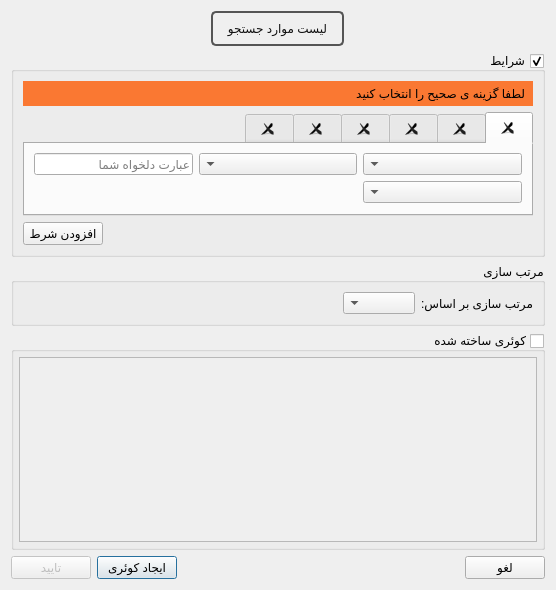
<?xml version="1.0" encoding="UTF-8"?>
<ui version="4.0">
 <class>AdvancedSearchDialog</class>
 <widget class="QDialog" name="AdvancedSearchDialog">
  <property name="windowModality">
   <enum>Qt::ApplicationModal</enum>
  </property>
  <property name="geometry">
   <rect>
    <x>0</x>
    <y>0</y>
    <width>556</width>
    <height>590</height>
   </rect>
  </property>
  <property name="windowTitle">
   <string>جستجوی پیشرفته</string>
  </property>
  <property name="layoutDirection">
   <enum>Qt::RightToLeft</enum>
  </property>
  <layout class="QGridLayout" name="gridLayout_8">
   <property name="sizeConstraint">
    <enum>QLayout::SetMinAndMaxSize</enum>
   </property>
   <item row="2" column="0">
    <widget class="QGroupBox" name="groupBox">
     <property name="title">
      <string> مرتب سازی </string>
     </property>
     <layout class="QGridLayout" name="gridLayout_9">
      <property name="sizeConstraint">
       <enum>QLayout::SetMaximumSize</enum>
      </property>
      <item row="0" column="0">
       <layout class="QHBoxLayout" name="horizontalLayout_2">
        <item>
         <widget class="QLabel" name="label_3">
          <property name="sizePolicy">
           <sizepolicy hsizetype="Fixed" vsizetype="Preferred">
            <horstretch>0</horstretch>
            <verstretch>0</verstretch>
           </sizepolicy>
          </property>
          <property name="text">
           <string>مرتب سازی بر اساس:</string>
          </property>
         </widget>
        </item>
        <item>
         <widget class="QComboBox" name="cmbOrderBy">
          <property name="duplicatesEnabled">
           <bool>true</bool>
          </property>
         </widget>
        </item>
        <item>
         <spacer name="horizontalSpacer_2">
          <property name="orientation">
           <enum>Qt::Horizontal</enum>
          </property>
          <property name="sizeHint" stdset="0">
           <size>
            <width>40</width>
            <height>20</height>
           </size>
          </property>
         </spacer>
        </item>
       </layout>
      </item>
     </layout>
    </widget>
   </item>
   <item row="4" column="0">
    <widget class="QGroupBox" name="groupBoxQuery">
     <property name="title">
      <string> کوئری ساخته شده </string>
     </property>
     <property name="checkable">
      <bool>true</bool>
     </property>
     <property name="checked">
      <bool>false</bool>
     </property>
     <layout class="QGridLayout" name="gridLayout_3">
      <property name="leftMargin">
       <number>5</number>
      </property>
      <property name="topMargin">
       <number>5</number>
      </property>
      <property name="rightMargin">
       <number>5</number>
      </property>
      <property name="bottomMargin">
       <number>5</number>
      </property>
      <item row="0" column="0">
       <widget class="QPlainTextEdit" name="plainTextEdit">
        <property name="plainText">
         <string notr="true"/>
        </property>
       </widget>
      </item>
     </layout>
    </widget>
   </item>
   <item row="1" column="0">
    <widget class="QGroupBox" name="groupBoxCond">
     <property name="title">
      <string> شرایط </string>
     </property>
     <property name="checkable">
      <bool>true</bool>
     </property>
     <layout class="QVBoxLayout" name="verticalLayout_2">
      <property name="sizeConstraint">
       <enum>QLayout::SetMaximumSize</enum>
      </property>
      <item>
       <widget class="QLabel" name="lblWarning">
        <property name="styleSheet">
         <string notr="true">background-color: rgb(250, 120, 50);
padding: 5px;
</string>
        </property>
        <property name="text">
         <string>لطفا گزینه ی صحیح را انتخاب کنید</string>
        </property>
       </widget>
      </item>
      <item>
       <widget class="QTabWidget" name="tabWidgetConditions">
        <property name="sizePolicy">
         <sizepolicy hsizetype="Preferred" vsizetype="Fixed">
          <horstretch>0</horstretch>
          <verstretch>0</verstretch>
         </sizepolicy>
        </property>
        <property name="tabShape">
         <enum>QTabWidget::Rounded</enum>
        </property>
        <property name="currentIndex">
         <number>0</number>
        </property>
        <property name="tabsClosable">
         <bool>true</bool>
        </property>
        <property name="movable">
         <bool>true</bool>
        </property>
        <widget class="QWidget" name="tab1">
         <attribute name="title">
          <string/>
         </attribute>
         <layout class="QGridLayout" name="gridLayout_7">
          <item row="0" column="0">
           <widget class="QComboBox" name="cmbRightOperand1">
            <property name="currentIndex">
             <number>-1</number>
            </property>
           </widget>
          </item>
          <item row="0" column="1">
           <widget class="QComboBox" name="cmbOperator1">
            <property name="minimumSize">
             <size>
              <width>74</width>
              <height>22</height>
             </size>
            </property>
           </widget>
          </item>
          <item row="0" column="2">
           <widget class="QLineEdit" name="ledLeftOperand1">
            <property name="sizePolicy">
             <sizepolicy hsizetype="Preferred" vsizetype="Fixed">
              <horstretch>0</horstretch>
              <verstretch>0</verstretch>
             </sizepolicy>
            </property>
            <property name="text">
             <string/>
            </property>
            <property name="placeholderText">
             <string>عبارت دلخواه شما</string>
            </property>
           </widget>
          </item>
          <item row="1" column="0">
           <widget class="QComboBox" name="cmbLogicCond1"/>
          </item>
         </layout>
        </widget>
        <widget class="QWidget" name="tab2">
         <attribute name="title">
          <string/>
         </attribute>
         <layout class="QGridLayout" name="gridLayout_2">
          <item row="0" column="0">
           <widget class="QComboBox" name="cmbRightOperand2">
            <property name="currentIndex">
             <number>-1</number>
            </property>
           </widget>
          </item>
          <item row="0" column="1">
           <widget class="QComboBox" name="cmbOperator2">
            <property name="minimumSize">
             <size>
              <width>74</width>
              <height>22</height>
             </size>
            </property>
           </widget>
          </item>
          <item row="0" column="2">
           <widget class="QLineEdit" name="ledLeftOperand2">
            <property name="sizePolicy">
             <sizepolicy hsizetype="Preferred" vsizetype="Fixed">
              <horstretch>0</horstretch>
              <verstretch>0</verstretch>
             </sizepolicy>
            </property>
            <property name="text">
             <string/>
            </property>
            <property name="placeholderText">
             <string>عبارت دلخواه شما</string>
            </property>
           </widget>
          </item>
          <item row="1" column="0">
           <widget class="QComboBox" name="cmbLogicCond2"/>
          </item>
         </layout>
        </widget>
        <widget class="QWidget" name="tab3">
         <attribute name="title">
          <string/>
         </attribute>
         <layout class="QGridLayout" name="gridLayout_6">
          <item row="0" column="0">
           <widget class="QComboBox" name="cmbRightOperand3">
            <property name="currentIndex">
             <number>-1</number>
            </property>
           </widget>
          </item>
          <item row="0" column="1">
           <widget class="QComboBox" name="cmbOperator3">
            <property name="minimumSize">
             <size>
              <width>74</width>
              <height>22</height>
             </size>
            </property>
           </widget>
          </item>
          <item row="0" column="2">
           <widget class="QLineEdit" name="ledLeftOperand3">
            <property name="sizePolicy">
             <sizepolicy hsizetype="Preferred" vsizetype="Fixed">
              <horstretch>0</horstretch>
              <verstretch>0</verstretch>
             </sizepolicy>
            </property>
            <property name="text">
             <string/>
            </property>
            <property name="placeholderText">
             <string>عبارت دلخواه شما</string>
            </property>
           </widget>
          </item>
          <item row="1" column="0">
           <widget class="QComboBox" name="cmbLogicCond3"/>
          </item>
         </layout>
        </widget>
        <widget class="QWidget" name="tab4">
         <attribute name="title">
          <string/>
         </attribute>
         <layout class="QGridLayout" name="gridLayout_5">
          <item row="0" column="0">
           <widget class="QComboBox" name="cmbRightOperand4">
            <property name="currentIndex">
             <number>-1</number>
            </property>
           </widget>
          </item>
          <item row="0" column="1">
           <widget class="QComboBox" name="cmbOperator4">
            <property name="minimumSize">
             <size>
              <width>74</width>
              <height>22</height>
             </size>
            </property>
           </widget>
          </item>
          <item row="0" column="2">
           <widget class="QLineEdit" name="ledLeftOperand4">
            <property name="sizePolicy">
             <sizepolicy hsizetype="Preferred" vsizetype="Fixed">
              <horstretch>0</horstretch>
              <verstretch>0</verstretch>
             </sizepolicy>
            </property>
            <property name="text">
             <string/>
            </property>
            <property name="placeholderText">
             <string>عبارت دلخواه شما</string>
            </property>
           </widget>
          </item>
          <item row="1" column="0">
           <widget class="QComboBox" name="cmbLogicCond4"/>
          </item>
         </layout>
        </widget>
        <widget class="QWidget" name="tab5">
         <attribute name="title">
          <string/>
         </attribute>
         <layout class="QGridLayout" name="gridLayout_4">
          <item row="0" column="0">
           <widget class="QComboBox" name="cmbRightOperand5">
            <property name="currentIndex">
             <number>-1</number>
            </property>
           </widget>
          </item>
          <item row="0" column="1">
           <widget class="QComboBox" name="cmbOperator5">
            <property name="minimumSize">
             <size>
              <width>74</width>
              <height>22</height>
             </size>
            </property>
           </widget>
          </item>
          <item row="0" column="2">
           <widget class="QLineEdit" name="ledLeftOperand5">
            <property name="sizePolicy">
             <sizepolicy hsizetype="Preferred" vsizetype="Fixed">
              <horstretch>0</horstretch>
              <verstretch>0</verstretch>
             </sizepolicy>
            </property>
            <property name="text">
             <string/>
            </property>
            <property name="placeholderText">
             <string>عبارت دلخواه شما</string>
            </property>
           </widget>
          </item>
          <item row="1" column="0">
           <widget class="QComboBox" name="cmbLogicCond5"/>
          </item>
         </layout>
        </widget>
        <widget class="QWidget" name="tab6">
         <attribute name="title">
          <string/>
         </attribute>
         <layout class="QGridLayout" name="gridLayout">
          <item row="0" column="0">
           <widget class="QComboBox" name="cmbRightOperand6">
            <property name="currentIndex">
             <number>-1</number>
            </property>
           </widget>
          </item>
          <item row="0" column="1">
           <widget class="QComboBox" name="cmbOperator6">
            <property name="minimumSize">
             <size>
              <width>74</width>
              <height>22</height>
             </size>
            </property>
           </widget>
          </item>
          <item row="0" column="2">
           <widget class="QLineEdit" name="ledLeftOperand6">
            <property name="sizePolicy">
             <sizepolicy hsizetype="Preferred" vsizetype="Fixed">
              <horstretch>0</horstretch>
              <verstretch>0</verstretch>
             </sizepolicy>
            </property>
            <property name="text">
             <string/>
            </property>
            <property name="placeholderText">
             <string>عبارت دلخواه شما</string>
            </property>
           </widget>
          </item>
          <item row="1" column="0">
           <widget class="QComboBox" name="cmbLogicCond6"/>
          </item>
         </layout>
        </widget>
       </widget>
      </item>
      <item>
       <layout class="QHBoxLayout" name="horizontalLayout_4">
        <item>
         <spacer name="horizontalSpacer_4">
          <property name="orientation">
           <enum>Qt::Horizontal</enum>
          </property>
          <property name="sizeHint" stdset="0">
           <size>
            <width>208</width>
            <height>20</height>
           </size>
          </property>
         </spacer>
        </item>
        <item>
         <widget class="QPushButton" name="btnAddCond">
          <property name="text">
           <string>افزودن شرط</string>
          </property>
         </widget>
        </item>
       </layout>
      </item>
     </layout>
    </widget>
   </item>
   <item row="5" column="0">
    <layout class="QHBoxLayout" name="horizontalLayout">
     <item>
      <widget class="QPushButton" name="btnCancel">
       <property name="sizePolicy">
        <sizepolicy hsizetype="Preferred" vsizetype="Fixed">
         <horstretch>0</horstretch>
         <verstretch>0</verstretch>
        </sizepolicy>
       </property>
       <property name="text">
        <string>لغو</string>
       </property>
      </widget>
     </item>
     <item>
      <spacer name="horizontalSpacer">
       <property name="orientation">
        <enum>Qt::Horizontal</enum>
       </property>
       <property name="sizeHint" stdset="0">
        <size>
         <width>40</width>
         <height>20</height>
        </size>
       </property>
      </spacer>
     </item>
     <item>
      <widget class="QPushButton" name="btnCreateQuery">
       <property name="text">
        <string>ایجاد کوئری</string>
       </property>
       <property name="default">
        <bool>true</bool>
       </property>
      </widget>
     </item>
     <item>
      <widget class="QPushButton" name="btnOk">
       <property name="enabled">
        <bool>false</bool>
       </property>
       <property name="text">
        <string>تایید</string>
       </property>
      </widget>
     </item>
    </layout>
   </item>
   <item row="0" column="0">
    <layout class="QHBoxLayout" name="horizontalLayout_3">
     <item>
      <spacer name="horizontalSpacer_5">
       <property name="orientation">
        <enum>Qt::Horizontal</enum>
       </property>
       <property name="sizeHint" stdset="0">
        <size>
         <width>40</width>
         <height>20</height>
        </size>
       </property>
      </spacer>
     </item>
     <item>
      <widget class="QPushButton" name="btnFieldChoise">
       <property name="whatsThis">
        <string>&lt;html&gt;&lt;head/&gt;&lt;body&gt;&lt;p&gt;از این لیست میتوانید موارد مورد جستجو را انتخاب کنید.&lt;/p&gt;&lt;/body&gt;&lt;/html&gt;</string>
       </property>
       <property name="styleSheet">
        <string notr="true">QPushButton{
color: #111;
border: 2px solid #555;
border-radius: 5px;
padding: 5px;

background: qradialgradient(cx: 0.4, cy: -0.1,
fx: 0.4, fy: -0.1,
radius: 1.35, stop: 0 #fff, stop: 1 #ddd);


min-width: 60px;
padding: 8px;
}

QPushButton:hover {
background: qradialgradient(cx: 0.3, cy: -0.4,
fx: 0.3, fy: -0.4,
radius: 1.35, stop: 0 #fff, stop: 1 #bbb);

}

QPushButton:pressed {

background: qradialgradient(cx: 0.3, cy: -0.4,
fx: 0.3, fy: -0.4,
radius: 1.35, stop: 0 #fff, stop: 1 #888);
}
</string>
       </property>
       <property name="text">
        <string>  لیست موارد جستجو  </string>
       </property>
      </widget>
     </item>
     <item>
      <spacer name="horizontalSpacer_3">
       <property name="orientation">
        <enum>Qt::Horizontal</enum>
       </property>
       <property name="sizeHint" stdset="0">
        <size>
         <width>40</width>
         <height>20</height>
        </size>
       </property>
      </spacer>
     </item>
    </layout>
   </item>
  </layout>
 </widget>
 <resources/>
 <connections/>
</ui>
